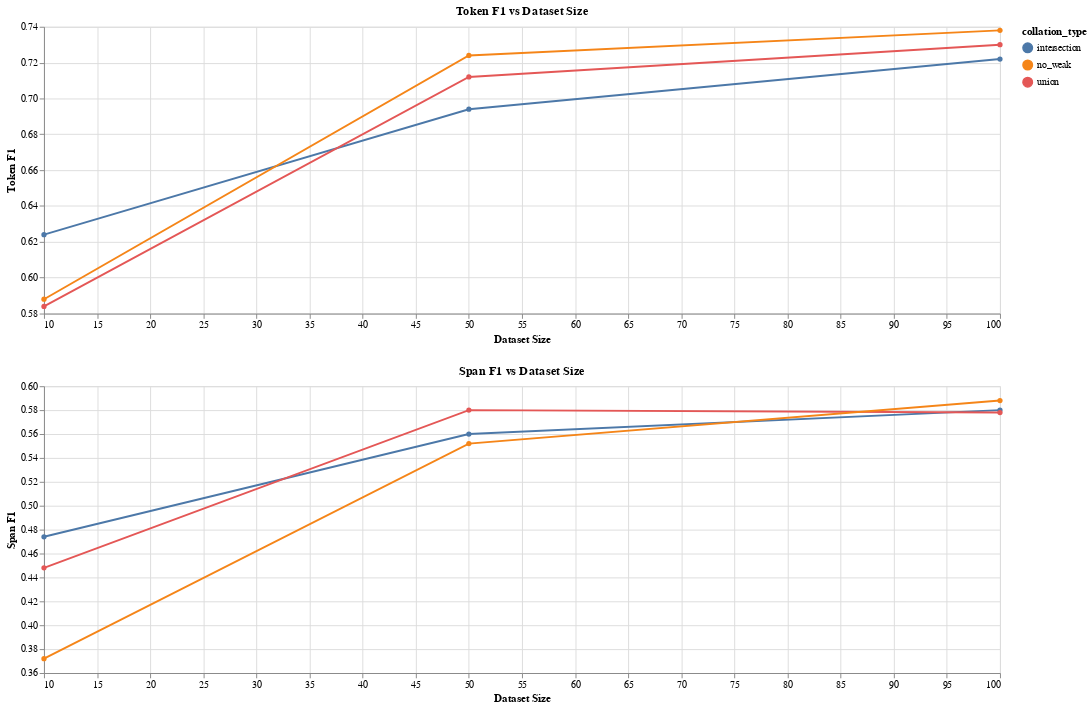

Notebook code for this chart:
### Code cell
def metric_graph(data_frame: pd.DataFrame, metric: str, train_method: str) -> alt.Chart:
    def filter_graph(chart: alt.Chart) -> alt.Chart:
        return chart.transform_filter(
            alt.datum.metric_name == metric
        ).transform_filter(
            alt.datum.weak_train_method == train_method,
        )

    base = alt.Chart(data_frame, title=f'{metric} vs Dataset Size')
    line = filter_graph(base.mark_line(point=True).encode(
        x=alt.X('step', title='Dataset Size'),
        y=alt.Y('mean(metric_val)', title=metric, scale=alt.Scale(zero=False)),
        color='collation_type:N',
    ))
    
    confidence_interval = filter_graph(base.mark_area(interpolate='monotone', opacity=0.3).encode(
        x=alt.X('step'),
        y=alt.Y('ci0(metric_val):Q'),
        y2='ci1(metric_val):Q',
        color='collation_type:N',
    ))

    return (line).properties(width=1000)
metric_graph(data_frame, 'Token F1', 'fine_tune') & metric_graph(data_frame, 'Span F1', 'fine_tune')

### Figure 1 — Vega-Lite specification as saved in the notebook (floating-point values rounded to 4 significant figures; data arrays with more than 128 entries replaced by an {"elided": "..."} marker saying what was removed)
{"$schema": "https://vega.github.io/schema/vega-lite/v2.6.0.json", "config": {"view": {"height": 300, "width": 400}}, "datasets": {"data-443f868ff3d718c2ccad1216305c81ca": {"elided": "360 records"}}, "vconcat": [{"data": {"name": "data-443f868ff3d718c2ccad1216305c81ca"}, "encoding": {"color": {"field": "collation_type", "type": "nominal"}, "x": {"field": "step", "title": "Dataset Size", "type": "quantitative"}, "y": {"aggregate": "mean", "field": "metric_val", "scale": {"zero": false}, "title": "Token F1", "type": "quantitative"}}, "mark": {"point": true, "type": "line"}, "title": "Token F1 vs Dataset Size", "transform": [{"filter": "(datum.metric_name === 'Token F1')"}, {"filter": "(datum.weak_train_method === 'fine_tune')"}], "width": 1000}, {"data": {"name": "data-443f868ff3d718c2ccad1216305c81ca"}, "encoding": {"color": {"field": "collation_type", "type": "nominal"}, "x": {"field": "step", "title": "Dataset Size", "type": "quantitative"}, "y": {"aggregate": "mean", "field": "metric_val", "scale": {"zero": false}, "title": "Span F1", "type": "quantitative"}}, "mark": {"point": true, "type": "line"}, "title": "Span F1 vs Dataset Size", "transform": [{"filter": "(datum.metric_name === 'Span F1')"}, {"filter": "(datum.weak_train_method === 'fine_tune')"}], "width": 1000}]}
